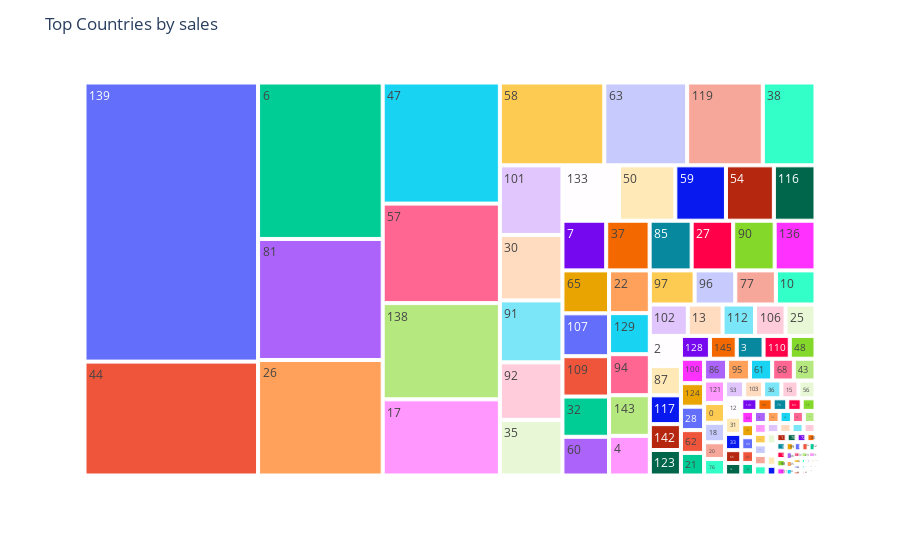

This figure's notebook cell:
### Code cell
import plotly.express as px
fig = px.treemap(df,path=['Country'],values='Sales')
fig.update_layout(title='Top Countries by sales')
fig.show()

### Figure 1 — Plotly figure (JSON) as saved in the notebook; plotly's stock layout.template omitted (floating-point values rounded to 4 significant figures; data arrays with more than 128 entries replaced by an {"elided": "..."} marker saying what was removed)
{"data": [{"branchvalues": "total", "domain": {"x": [0, 1], "y": [0, 1]}, "hovertemplate": "labels=%{label}<br>Sales=%{value}<br>parent=%{parent}<br>id=%{id}<extra></extra>", "ids": {"elided": "147 str values"}, "labels": {"elided": "147 str values"}, "name": "", "parents": {"elided": "147 str values"}, "type": "treemap", "values": {"elided": "147 float values"}}], "layout": {"legend": {"tracegroupgap": 0}, "margin": {"t": 60}, "title": {"text": "Top Countries by sales"}}}
